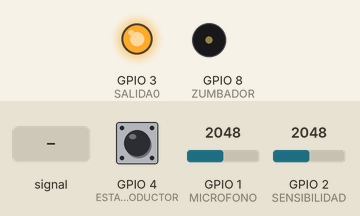
Bench run of a sketch on a simulated ESP32-S3. On the bench: output pins drawn as LEDs (lit = HIGH), buzzer (waves = sounding). Inputs (shaded band) come from the test bench; at power-on: GPIO 1 (MICROFONO) = 2048, GPIO 2 (SENSIBILIDAD) = 2048, GPIO 4 (ESTADO_REPRODUCTOR) HIGH. The local clock reads 2024-03-15 10:24:30 at power-on unless the sketch sets it; random numbers use the default seed unless the sketch sets one; the audio player accepts every command and is not drawn.

Above: at 1.3 s.
1.4 s: GPIO 1 (MICROFONO) fed a 200 Hz sine of ±1023 counts around its level
At 1.55 s:
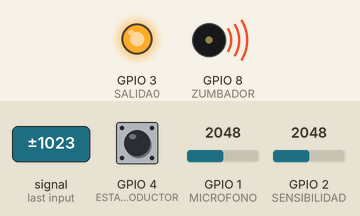
3.1 s: GPIO 1 (MICROFONO) set to 1228
At 6.1 s:
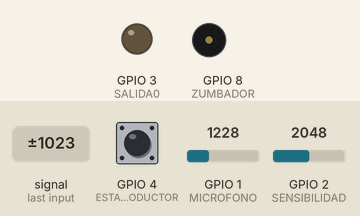
Timing chart, 0 to 58.5 s (numbered marks = the images above; inputs shaded):
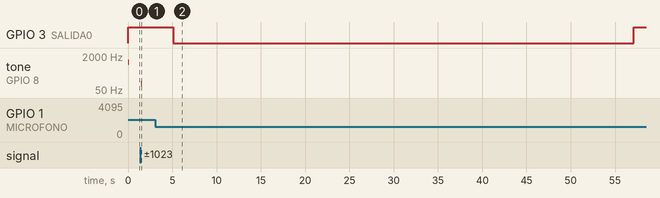

Measured:
- after the input at 1.4 s, tone on GPIO 8 (ZUMBADOR): silent → 100 Hz after 0.10 s, → silent 0.10 s later
- after the input at 3.1 s, GPIO 3 (SALIDA0): HIGH → LOW after 2.0 s, → HIGH 52.0 s later

The sketch:

presencia.ino
```cpp
#include <DFPlayer_Mini_Mp3.h>
#include <SPI.h>
#include <WiFi.h>
#include <DS3231.h> // incluyo esta que es mas liviana TODO: ver licencias
#include <SoftwareSerial.h>
//#include <Wire.h>
//#include <Time.h>
//#include <DS1307RTC.h>


DS3231  rtc(SDA, SCL);
SoftwareSerial serialMp3(10, 11);
//----niveles de alerta
const byte ALERTA_VERDE = 0;
const byte ALERTA_AMARILLA = 1;
const byte ALERTA_NARANJA = 2;
const byte ALERTA_ROJA = 3;
//----constantes de tiempo
const byte DEMORA_ENCENDIDO_MINIMA = 3;//segundos, lo que tarda en actuar luego de detectar el evento
const byte DEMORA_ENCENDIDO_MAXIMA = 7;//segundos, lo que tarda en actuar luego de detectar el evento
const byte TIEMPO_ENCENDIDO_MAXIMO = 80;//segundos, lo que dura activo el actuador
const byte TIEMPO_ENCENDIDO_MINIMO = 50;//segundos, lo que dura activo el actuador
const byte TIEMPO_BAJAR_ALERTA = 200; //segundos, tiempo sin disparos para relajar el nivel de alerta
const byte TIEMPO_SUBIR_ALERTA = 7; //segundos, tiempo minimo entre eventos para subir la alerta (por si es un solo ruido largo, mas largo que el audio de alerta mas largo)
const int INTERVALO_RELOJ = 350; //milisegundos, demora para procesamiento de eventos de reloj (para que no ejecute en todas las iteraciones del loop y conseguir mejor sensado de eventos)
const byte TIEMPO_NO_ESCUCHARSE = 80; //milisegundos, demora para no escuchar propios sonidos
//----pines de los dispositivos conectados
const byte MICROFONO = A0;
const byte SENSIBILIDAD = A1;
const byte SALIDA0 = 3;
const byte ZUMBADOR = 8;
const byte ESTADO_REPRODUCTOR = 4;
//----otras
const byte DIVISOR_SENSIBILIDAD_LIMITE = 3;

byte nivelAlerta = 0;
int lecturaAnterior = 1023; //no quiero que entre en la primera iteración
int limite = 100;
byte siguienteAudio = 0;

unsigned long milisegundosReloj;
long encender0 = 0, apagar0 = 0, reproducirAudio = 0;
long tiempoActual;
long tiempoUltimoDisparo = 0;

void setup() {
  Serial.begin(9600);
  serialMp3.begin(9600);
  mp3_set_serial(serialMp3);  //set softwareSerial for DFPlayer-mini mp3 module
  delay(1);  //wait 1ms for mp3 module to set volume
  mp3_set_volume (15);  // value 0~30

  rtc.begin(); //inicializo el reloj de tiempo real TODO: sera realmente util cuando haya eventos que dependan de la hora

  randomSeed(millis()); // inicializo la semilla aleatoria con el reloj interno

  siguienteAudio = random(9);

  // establezco los modos de los pines
  pinMode(ZUMBADOR, OUTPUT);
  pinMode(SALIDA0, OUTPUT);

  digitalWrite(SALIDA0, HIGH); // que arranque en apagado la salida
  tone(ZUMBADOR, 1000, 100); //pitido de encendido
  delay(150); // no quiero que el micro detecte mi pitido
}

void loop() {
  if (millis() - milisegundosReloj > INTERVALO_RELOJ) {
    // procesar eventos de tiempo
    milisegundosReloj = millis();
    tiempoActual = rtc.getUnixTime(rtc.getTime());

    limite = analogRead(SENSIBILIDAD) / DIVISOR_SENSIBILIDAD_LIMITE;
    //     Serial.print(" ");
    // Serial.println(limite);

    if (encender0 <= tiempoActual && tiempoActual <= apagar0) {
      if (digitalRead(SALIDA0) == HIGH) {
        delay(TIEMPO_NO_ESCUCHARSE);
        digitalWrite(SALIDA0, LOW); //VALOR_ALTO_0
        delay(TIEMPO_NO_ESCUCHARSE); //asi no escucha el rele
        lecturaAnterior = analogRead(MICROFONO);
      }
    }
    else if (tiempoActual > apagar0) {
      if (digitalRead(SALIDA0) == LOW) {
        delay(TIEMPO_NO_ESCUCHARSE);
        digitalWrite(SALIDA0, HIGH);
        delay(TIEMPO_NO_ESCUCHARSE); //asi no escucha el rele
        lecturaAnterior = analogRead(MICROFONO);
      }
    }
    if (reproducirAudio > 0 && reproducirAudio <= tiempoActual) {
      reproducirAudio = 0;
      while (digitalRead(ESTADO_REPRODUCTOR) == LOW); // espero a que el reproductor acabe, aunque deberia estar apagado
      // del 0 al 9 audios nivel de alerta verde del 10 al 19 audios nivel de alerta amarillo, del 20 al 29 audios nivel de alerta naranja y del 30 al 39 audios nivel de alerta roja
      mp3_play(siguienteAudio + nivelAlerta * 10);
      siguienteAudio = siguienteAudio == 9 ? 0 : siguienteAudio + 1;

      delay(100);
      while (digitalRead(ESTADO_REPRODUCTOR) == LOW); // espero a que el reproductor acabe
    }

    //si pasa un tiempo sin eventos relajo alerta
    if (tiempoActual - tiempoUltimoDisparo >= TIEMPO_BAJAR_ALERTA)
      nivelAlerta = nivelAlerta > ALERTA_VERDE ? nivelAlerta - 1 : ALERTA_VERDE;
  }

  int valor = analogRead(MICROFONO);

  // log
  //Serial.println(abs(lecturaAnterior-valor));
  // Serial.print(" ");
  // Serial.print(limite);

  if ( abs(lecturaAnterior - valor) > limite   ) {
    // disparo de evento

    // prendo y apago el led
    digitalWrite(LED_BUILTIN, HIGH);
    delay(100);
    digitalWrite(LED_BUILTIN, LOW);

    if (tiempoActual - tiempoUltimoDisparo > TIEMPO_SUBIR_ALERTA) {

      tiempoUltimoDisparo = tiempoActual;

      //subo alerta
      nivelAlerta = nivelAlerta >= ALERTA_ROJA ? ALERTA_ROJA : nivelAlerta + 1;
      //   Serial.println("alerta: ");
      //   Serial.println(nivelAlerta);
      for (byte i = 0; i < nivelAlerta; i++) { //hago pitar el zumbador tantas veces como nivel de alerta
        tone(ZUMBADOR, 100, 100);
        delay(150); // no quiero que el micro detecte mi pitido
      }
    }

    encender0 = tiempoActual + DEMORA_ENCENDIDO_MINIMA + random(DEMORA_ENCENDIDO_MAXIMA - DEMORA_ENCENDIDO_MINIMA); // actua luego de la demora constante
    apagar0 = encender0 + TIEMPO_ENCENDIDO_MINIMO + random(TIEMPO_ENCENDIDO_MAXIMO - TIEMPO_ENCENDIDO_MINIMO); //durante el tiempo establecido y apaga

    reproducirAudio = tiempoActual + DEMORA_ENCENDIDO_MINIMA + random(DEMORA_ENCENDIDO_MAXIMA - DEMORA_ENCENDIDO_MINIMA); // reproducira el audio acorde al nivel de alerta
  }

  lecturaAnterior = valor;

}
```
